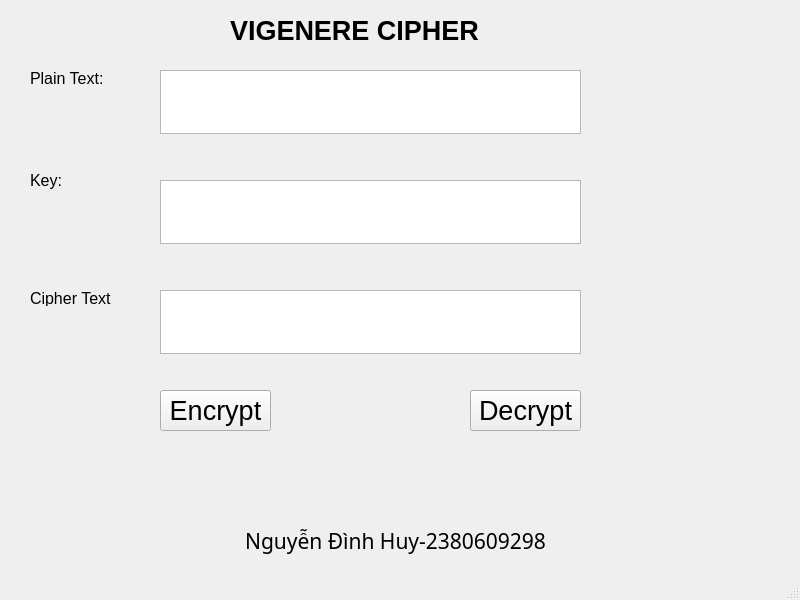
<?xml version="1.0" encoding="UTF-8"?>
<ui version="4.0">
 <class>MainWindow</class>
 <widget class="QMainWindow" name="MainWindow">
  <property name="geometry">
   <rect>
    <x>0</x>
    <y>0</y>
    <width>800</width>
    <height>600</height>
   </rect>
  </property>
  <property name="font">
   <font>
    <pointsize>20</pointsize>
   </font>
  </property>
  <property name="windowTitle">
   <string>MainWindow</string>
  </property>
  <widget class="QWidget" name="centralwidget">
   <widget class="QLabel" name="label">
    <property name="geometry">
     <rect>
      <x>230</x>
      <y>20</y>
      <width>351</width>
      <height>21</height>
     </rect>
    </property>
    <property name="font">
     <font>
      <pointsize>20</pointsize>
      <weight>75</weight>
      <bold>true</bold>
     </font>
    </property>
    <property name="text">
     <string>VIGENERE CIPHER</string>
    </property>
   </widget>
   <widget class="QLabel" name="label_2">
    <property name="geometry">
     <rect>
      <x>30</x>
      <y>70</y>
      <width>81</width>
      <height>16</height>
     </rect>
    </property>
    <property name="font">
     <font>
      <pointsize>12</pointsize>
     </font>
    </property>
    <property name="text">
     <string>Plain Text:</string>
    </property>
   </widget>
   <widget class="QLabel" name="label_3">
    <property name="geometry">
     <rect>
      <x>30</x>
      <y>170</y>
      <width>81</width>
      <height>21</height>
     </rect>
    </property>
    <property name="font">
     <font>
      <pointsize>12</pointsize>
     </font>
    </property>
    <property name="text">
     <string>Key:</string>
    </property>
   </widget>
   <widget class="QLabel" name="label_4">
    <property name="geometry">
     <rect>
      <x>30</x>
      <y>290</y>
      <width>81</width>
      <height>16</height>
     </rect>
    </property>
    <property name="font">
     <font>
      <pointsize>12</pointsize>
     </font>
    </property>
    <property name="text">
     <string>Cipher Text:</string>
    </property>
   </widget>
   <widget class="QTextEdit" name="textPlainText">
    <property name="geometry">
     <rect>
      <x>160</x>
      <y>70</y>
      <width>421</width>
      <height>64</height>
     </rect>
    </property>
   </widget>
   <widget class="QTextEdit" name="textKey">
    <property name="geometry">
     <rect>
      <x>160</x>
      <y>180</y>
      <width>421</width>
      <height>64</height>
     </rect>
    </property>
   </widget>
   <widget class="QTextEdit" name="textCipherText">
    <property name="geometry">
     <rect>
      <x>160</x>
      <y>290</y>
      <width>421</width>
      <height>64</height>
     </rect>
    </property>
   </widget>
   <widget class="QPushButton" name="pushEncrypt">
    <property name="geometry">
     <rect>
      <x>160</x>
      <y>390</y>
      <width>111</width>
      <height>41</height>
     </rect>
    </property>
    <property name="text">
     <string>Encrypt</string>
    </property>
   </widget>
   <widget class="QPushButton" name="pushDecrypt">
    <property name="geometry">
     <rect>
      <x>470</x>
      <y>390</y>
      <width>111</width>
      <height>41</height>
     </rect>
    </property>
    <property name="text">
     <string>Decrypt</string>
    </property>
   </widget>
   <widget class="QLabel" name="label_5">
    <property name="geometry">
     <rect>
      <x>10</x>
      <y>520</y>
      <width>771</width>
      <height>41</height>
     </rect>
    </property>
    <property name="font">
     <font>
      <family>MS Reference Sans Serif</family>
      <pointsize>16</pointsize>
     </font>
    </property>
    <property name="text">
     <string>Nguyễn Đình Huy-2380609298</string>
    </property>
    <property name="alignment">
     <set>Qt::AlignCenter</set>
    </property>
   </widget>
  </widget>
  <widget class="QMenuBar" name="menubar">
   <property name="geometry">
    <rect>
     <x>0</x>
     <y>0</y>
     <width>800</width>
     <height>21</height>
    </rect>
   </property>
  </widget>
  <widget class="QStatusBar" name="statusbar"/>
 </widget>
 <resources/>
 <connections/>
</ui>
